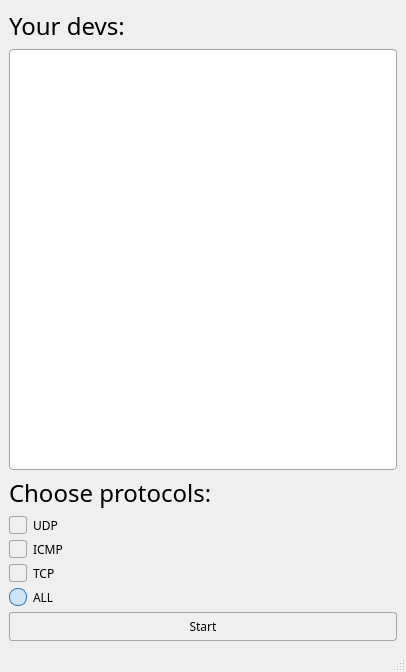
<?xml version="1.0" encoding="UTF-8"?>
<ui version="4.0">
 <class>MainWindow</class>
 <widget class="QMainWindow" name="MainWindow">
  <property name="geometry">
   <rect>
    <x>0</x>
    <y>0</y>
    <width>406</width>
    <height>672</height>
   </rect>
  </property>
  <property name="font">
   <font>
    <family>American Typewriter</family>
   </font>
  </property>
  <property name="windowTitle">
   <string>MainWindow</string>
  </property>
  <widget class="QWidget" name="centralwidget">
   <layout class="QGridLayout" name="gridLayout">
    <item row="3" column="0">
     <widget class="QCheckBox" name="checkBox_UDP">
      <property name="font">
       <font>
        <family>American Typewriter</family>
       </font>
      </property>
      <property name="styleSheet">
       <string notr="true">QCheckBox {
    spacing: 6px;
    color: #000000;
}

QCheckBox::indicator {
    width: 16px;
    height: 16px;
    border: 1px solid #a6a6a6;
    border-radius: 3px;
    background: #f0f0f0;
}

QCheckBox::indicator:hover {
    border: 1px solid #5a9bd5;
    background: #e6f0fa;
}

QCheckBox::indicator:checked {
    image: url(:/icons/check.png);
    background: #cce4f7;
    border: 1px solid #2f6fab;
}

QCheckBox::indicator:disabled {
    background: #e0e0e0;
    border: 1px solid #bcbcbc;
}
</string>
      </property>
      <property name="text">
       <string>UDP</string>
      </property>
      <property name="iconSize">
       <size>
        <width>30</width>
        <height>30</height>
       </size>
      </property>
      <property name="checked">
       <bool>true</bool>
      </property>
     </widget>
    </item>
    <item row="5" column="0">
     <widget class="QCheckBox" name="checkBox_TCP">
      <property name="font">
       <font>
        <family>American Typewriter</family>
       </font>
      </property>
      <property name="styleSheet">
       <string notr="true">QCheckBox {
    spacing: 6px;
    color: #000000;
}

QCheckBox::indicator {
    width: 16px;
    height: 16px;
    border: 1px solid #a6a6a6;
    border-radius: 3px;
    background: #f0f0f0;
}

QCheckBox::indicator:hover {
    border: 1px solid #5a9bd5;
    background: #e6f0fa;
}

QCheckBox::indicator:checked {
    image: url(:/icons/check.png);
    background: #cce4f7;
    border: 1px solid #2f6fab;
}

QCheckBox::indicator:disabled {
    background: #e0e0e0;
    border: 1px solid #bcbcbc;
}
</string>
      </property>
      <property name="text">
       <string>TCP</string>
      </property>
      <property name="iconSize">
       <size>
        <width>30</width>
        <height>30</height>
       </size>
      </property>
      <property name="checked">
       <bool>true</bool>
      </property>
     </widget>
    </item>
    <item row="4" column="0">
     <widget class="QCheckBox" name="checkBox_ICMP">
      <property name="font">
       <font>
        <family>American Typewriter</family>
       </font>
      </property>
      <property name="styleSheet">
       <string notr="true">QCheckBox {
    spacing: 6px;
    color: #000000;
}

QCheckBox::indicator {
    width: 16px;
    height: 16px;
    border: 1px solid #a6a6a6;
    border-radius: 3px;
    background: #f0f0f0;
}

QCheckBox::indicator:hover {
    border: 1px solid #5a9bd5;
    background: #e6f0fa;
}

QCheckBox::indicator:checked {
    image: url(:/icons/check.png);
    background: #cce4f7;
    border: 1px solid #2f6fab;
}

QCheckBox::indicator:disabled {
    background: #e0e0e0;
    border: 1px solid #bcbcbc;
}
</string>
      </property>
      <property name="text">
       <string>ICMP</string>
      </property>
      <property name="iconSize">
       <size>
        <width>30</width>
        <height>30</height>
       </size>
      </property>
      <property name="checked">
       <bool>true</bool>
      </property>
     </widget>
    </item>
    <item row="0" column="0">
     <widget class="QLabel" name="label">
      <property name="font">
       <font>
        <family>American Typewriter</family>
        <pointsize>18</pointsize>
       </font>
      </property>
      <property name="styleSheet">
       <string notr="true"/>
      </property>
      <property name="text">
       <string>Your devs:</string>
      </property>
     </widget>
    </item>
    <item row="1" column="0">
     <widget class="QListWidget" name="listWidget">
      <property name="font">
       <font>
        <family>Courier New</family>
       </font>
      </property>
      <property name="styleSheet">
       <string notr="true">QListWidget {
    background-color: #ffffff;
    border: 1px solid #a6a6a6;
    border-radius: 4px;
    color: #000000;
    padding: 4px;
}

QListWidget::item {
    padding: 6px;
    border-bottom: 1px solid #e0e0e0;
}

QListWidget::item:selected {
    background-color: #cce4f7;
    color: #000000;
    border: none;
}

QListWidget::item:hover {
    background-color: #e6f0fa;
    color: #000000;
}
</string>
      </property>
     </widget>
    </item>
    <item row="6" column="0">
     <widget class="QRadioButton" name="radioButton_ALL">
      <property name="font">
       <font>
        <family>American Typewriter</family>
       </font>
      </property>
      <property name="styleSheet">
       <string notr="true">QRadioButton {
    spacing: 6px;
    color: #000000;
}

QRadioButton::indicator {
    width: 16px;
    height: 16px;
    border: 1px solid #a6a6a6;
    border-radius: 8px;
    background: #f0f0f0;
}

QRadioButton::indicator:hover {
    border: 1px solid #5a9bd5;
    background: #e6f0fa;
}

QRadioButton::indicator:checked {
    background-color: #cce4f7;
    border: 1px solid #2f6fab;
}

QRadioButton::indicator:checked::pressed {
    background-color: #5a9bd5;
}
</string>
      </property>
      <property name="text">
       <string>ALL</string>
      </property>
      <property name="iconSize">
       <size>
        <width>30</width>
        <height>30</height>
       </size>
      </property>
      <property name="checked">
       <bool>true</bool>
      </property>
     </widget>
    </item>
    <item row="7" column="0">
     <widget class="QPushButton" name="pushButton">
      <property name="font">
       <font>
        <family>American Typewriter</family>
       </font>
      </property>
      <property name="styleSheet">
       <string notr="true">QPushButton {
    background-color: #f0f0f0;     
    border: 1px solid #a6a6a6;     
    border-radius: 3px;            
    padding: 5px 12px;            
    color: #000000;                      
}

QPushButton:hover {
    background-color: #e6f0fa;    
    border: 1px solid #5a9bd5;     
}

QPushButton:pressed {
    background-color: #cce4f7;    
    border: 1px solid #2f6fab;
}

QPushButton:disabled {
    background-color: #e0e0e0;     
    color: #a0a0a0;                
    border: 1px solid #bcbcbc;
}
</string>
      </property>
      <property name="text">
       <string>Start</string>
      </property>
      <property name="iconSize">
       <size>
        <width>16</width>
        <height>16</height>
       </size>
      </property>
     </widget>
    </item>
    <item row="2" column="0">
     <widget class="QLabel" name="label_2">
      <property name="font">
       <font>
        <family>American Typewriter</family>
        <pointsize>18</pointsize>
       </font>
      </property>
      <property name="styleSheet">
       <string notr="true"/>
      </property>
      <property name="text">
       <string>Choose protocols:</string>
      </property>
     </widget>
    </item>
   </layout>
  </widget>
  <widget class="QMenuBar" name="menubar">
   <property name="geometry">
    <rect>
     <x>0</x>
     <y>0</y>
     <width>406</width>
     <height>30</height>
    </rect>
   </property>
  </widget>
  <widget class="QStatusBar" name="statusbar"/>
 </widget>
 <resources/>
 <connections/>
</ui>
